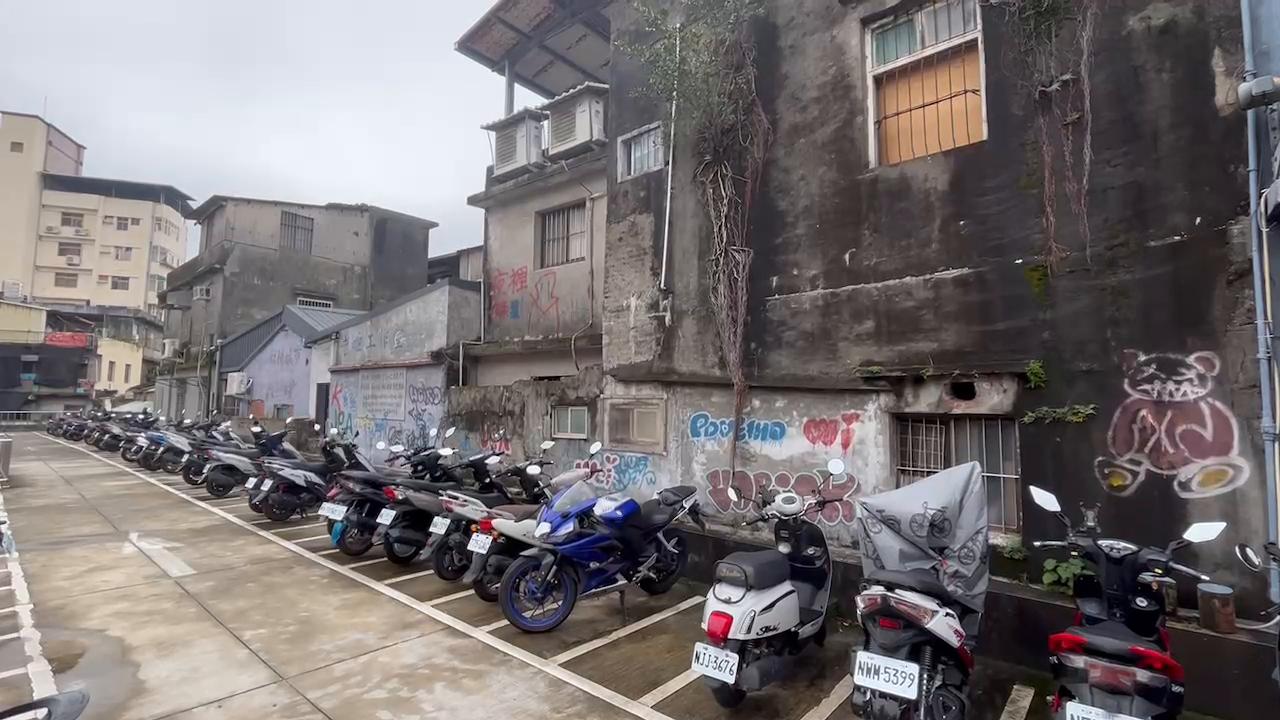
#> input picture frame 16 of 727509325.211333.mp4, 1280 x 720 px, given in place of 727509324.994950.mp4, which was not available
$ python HoughLines.py
#> lines starting #> are read from the running program, lines starting #| are printed output that depends on the picture; pictures that were not available may be replaced by others from this repository, and a replacement may not be noted
import cv2
import numpy as np

# 讀取影片
cap = cv2.VideoCapture("C:/Users/user/Desktop/parking/727509324.994950.mp4")
ret, frame = cap.read()
#> frame is the input picture: shape (720, 1280, 3); mean B, G, R 114.5, 113.2, 118.9
# 成功讀取印true
print("Read frame successfully:", ret)
#| Read frame successfully: True

while cap.isOpened():
    ret, frame = cap.read()
    if not ret:
        break

    # 對影片進行處理灰度轉換
    gray = cv2.cvtColor(frame, cv2.COLOR_BGR2GRAY)
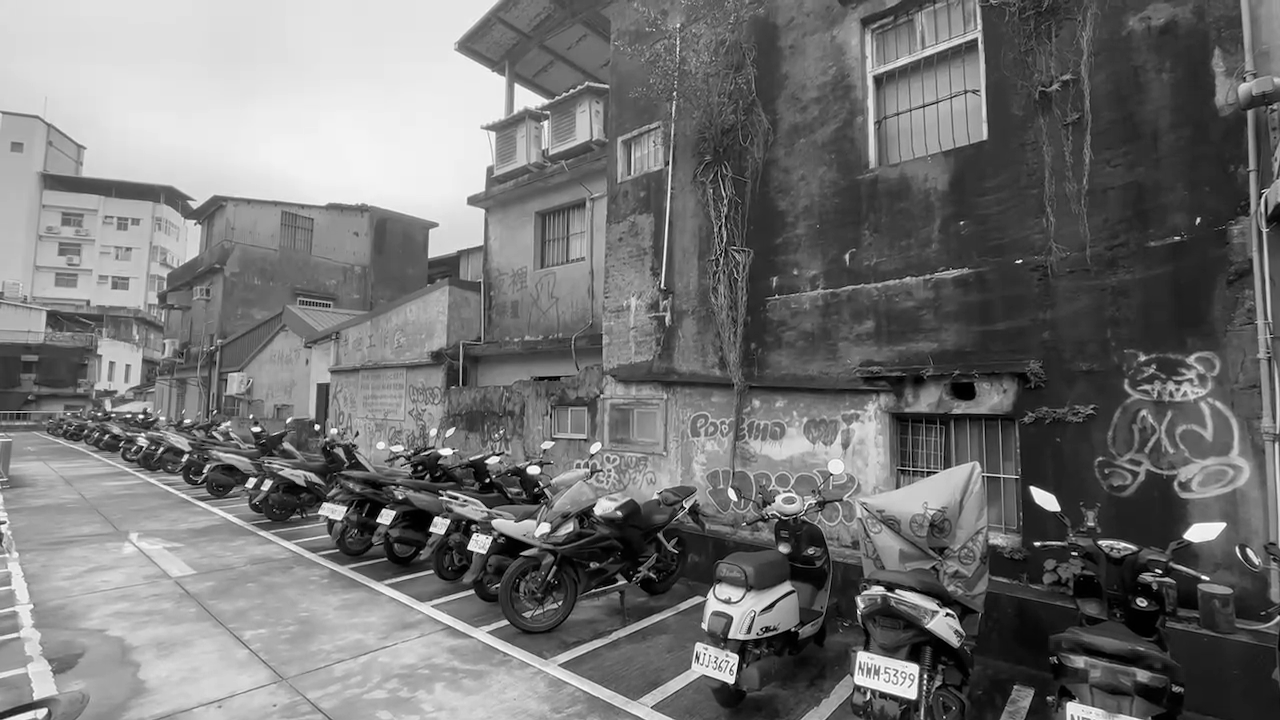
#> gray: shape (720, 1280); min 0, max 255, mean 115.3

    # 使用霍夫變換來檢測直線
    edges = cv2.Canny(gray, 50, 150, apertureSize=3)
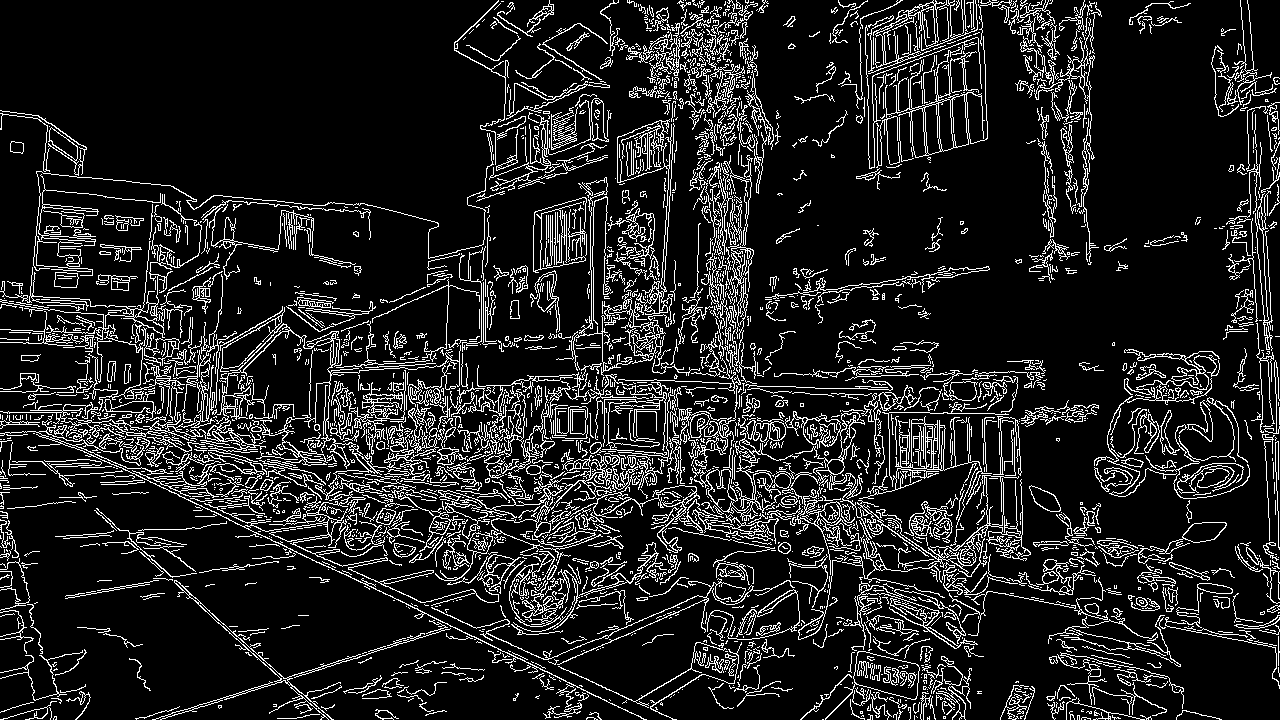
#> edges: shape (720, 1280); 12.9% white in thin lines or dots
    lines = cv2.HoughLines(edges, 1, np.pi / 180, threshold=400)
#> lines = [[391, 1.76]]

    # 畫出檢測到的直線
    if lines is not None:
        for line in lines:  #遍歷檢測到的每條直線。
            rho, theta = line[0]  #轉換成直角座標的兩點 (x1, y1)(x2, y2)
            a = np.cos(theta)
            b = np.sin(theta)
            x0 = a * rho
            y0 = b * rho
            #用來畫直線的起點。
            x1 = int(x0 + 1000 * (-b))
            y1 = int(y0 + 1000 * (a))
            x2 = int(x0 - 1000 *(-b))
            y2 = int(y0 - 1000 * (a))
            cv2.line(frame, (x1, y1), (x2, y2), (0, 255, 0), 2)
#> this loop made 1 pass
#> (rho, theta, a, b, x0, y0, x1, y1) on pass 1: (391, 1.76, -0.191, 0.982, -74.61, 383.8, -1056, 193)
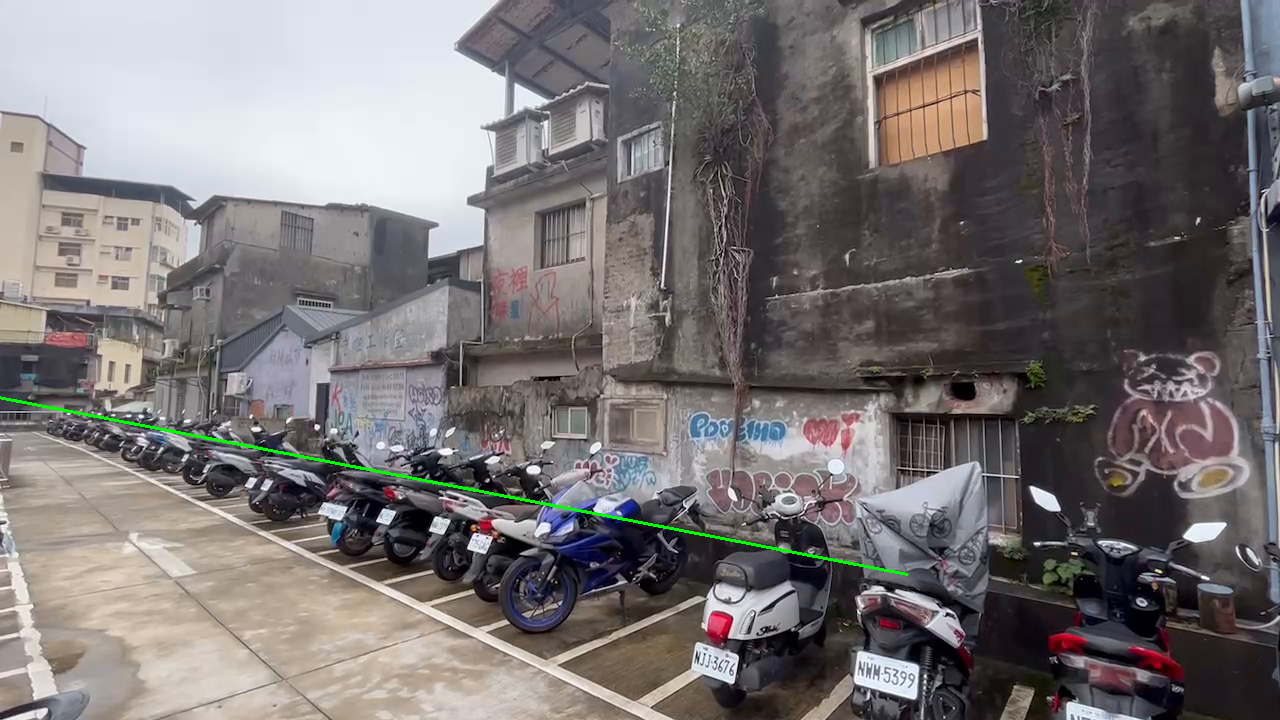
#> frame: shape (720, 1280, 3); mean B, G, R 114.5, 114, 119

    # 顯示處理後的影片
    cv2.imshow('Parking Lot Detection', frame)

    # 'q'退出迴圈 視窗關掉
    key = cv2.waitKey(1)
#> (key q is pressed here)
    if key & 0xFF == ord('q'):
        break


cap.release()
cv2.destroyAllWindows()

$ run again, starting later in the video
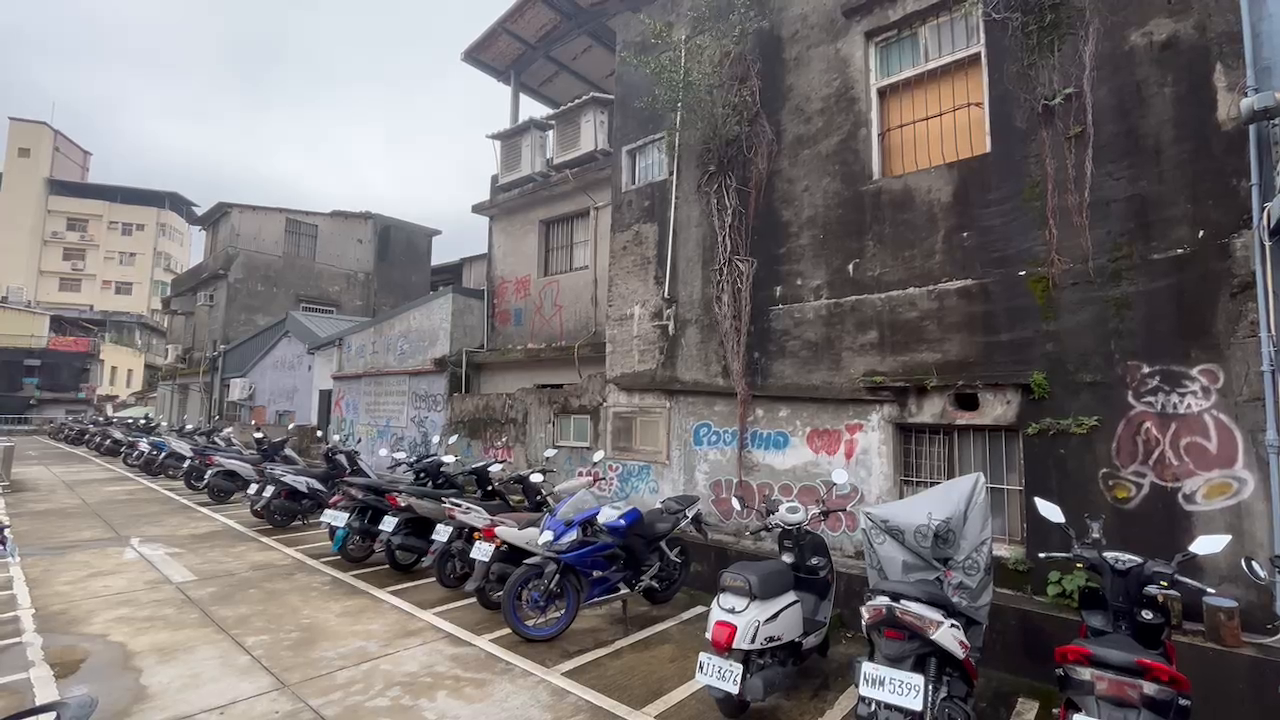
#> input picture frame 72 of 727509325.211333.mp4, 1280 x 720 px, given in place of 727509324.994950.mp4, which was not available
#> frame is the input picture: shape (720, 1280, 3); mean B, G, R 114.7, 113.4, 118.6
#| Read frame successfully: True
#> `edges = cv2.Canny(gray, 50, 150, apertureSize=3)`:
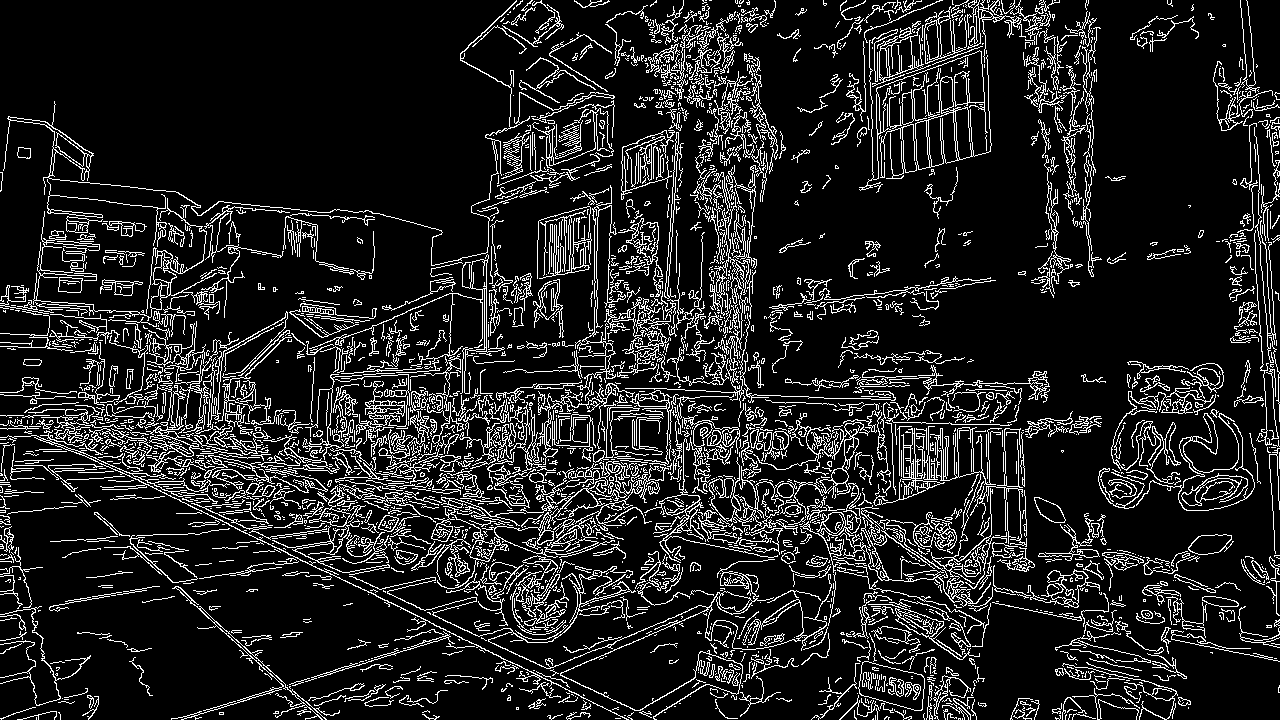
#> edges: shape (720, 1280); 13% white in thin lines or dots
#> lines = [[371, 2.02], [406, 1.75], [374, 2.01]]
#> the loop `for line in lines:` made 3 passes
#> (rho, theta, a, b, x0, y0, x1, y1) on passes 1 to 3: (371, 2.02, -0.438, 0.899, -162.6, 333.5, -1061, -104), (406, 1.75, -0.174, 0.985, -70.5, 399.8, -1055, 226), (374, 2.01, -0.423, 0.906, -158.1, 339, -1064, -83)
#> after the loop `for line in lines:`:
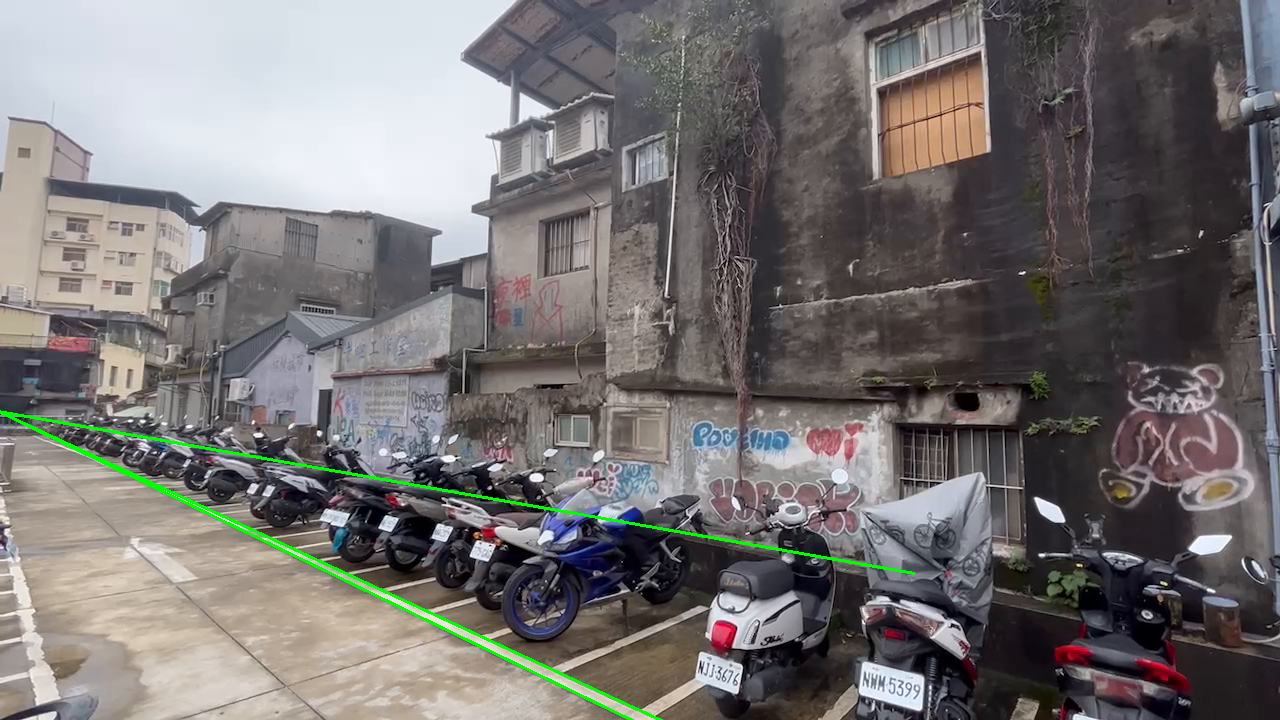
#> frame: shape (720, 1280, 3); mean B, G, R 114, 114.4, 117.8

$ run again, starting later in the video
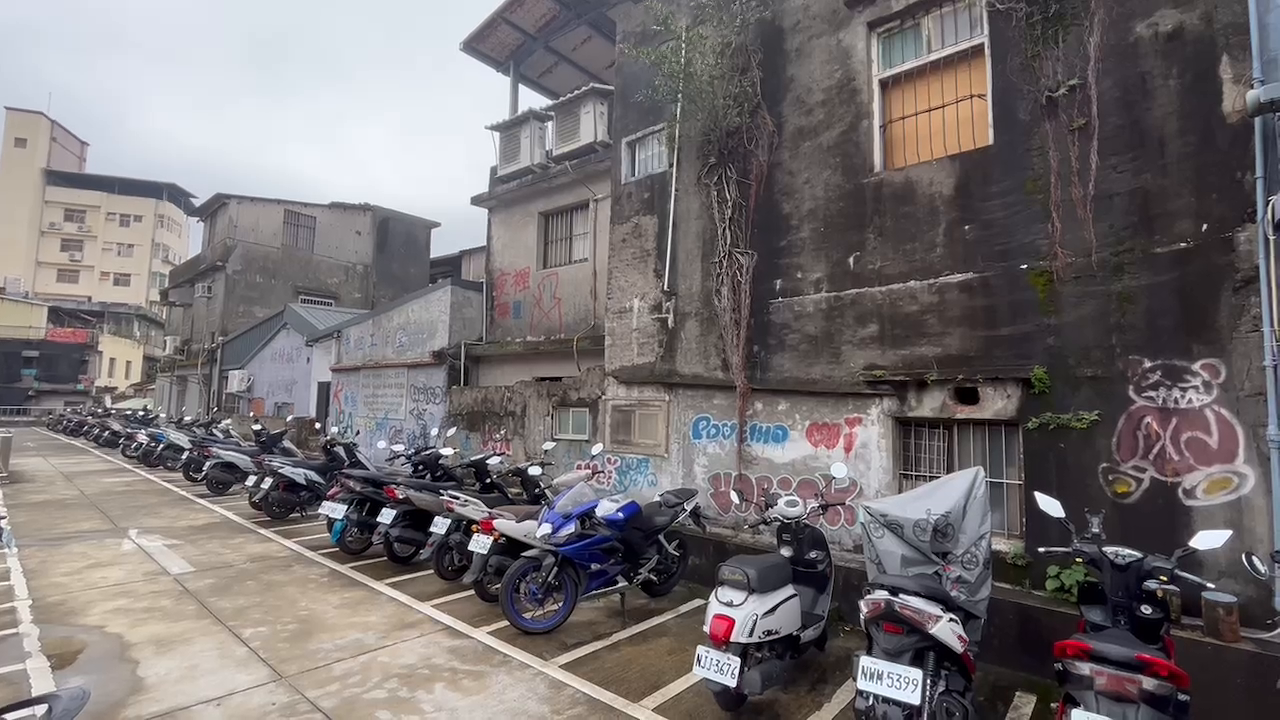
#> input picture frame 128 of 727509325.211333.mp4, 1280 x 720 px, given in place of 727509324.994950.mp4, which was not available
#> frame is the input picture: shape (720, 1280, 3); mean B, G, R 114.2, 112.8, 118.4
#| Read frame successfully: True
#> `edges = cv2.Canny(gray, 50, 150, apertureSize=3)`:
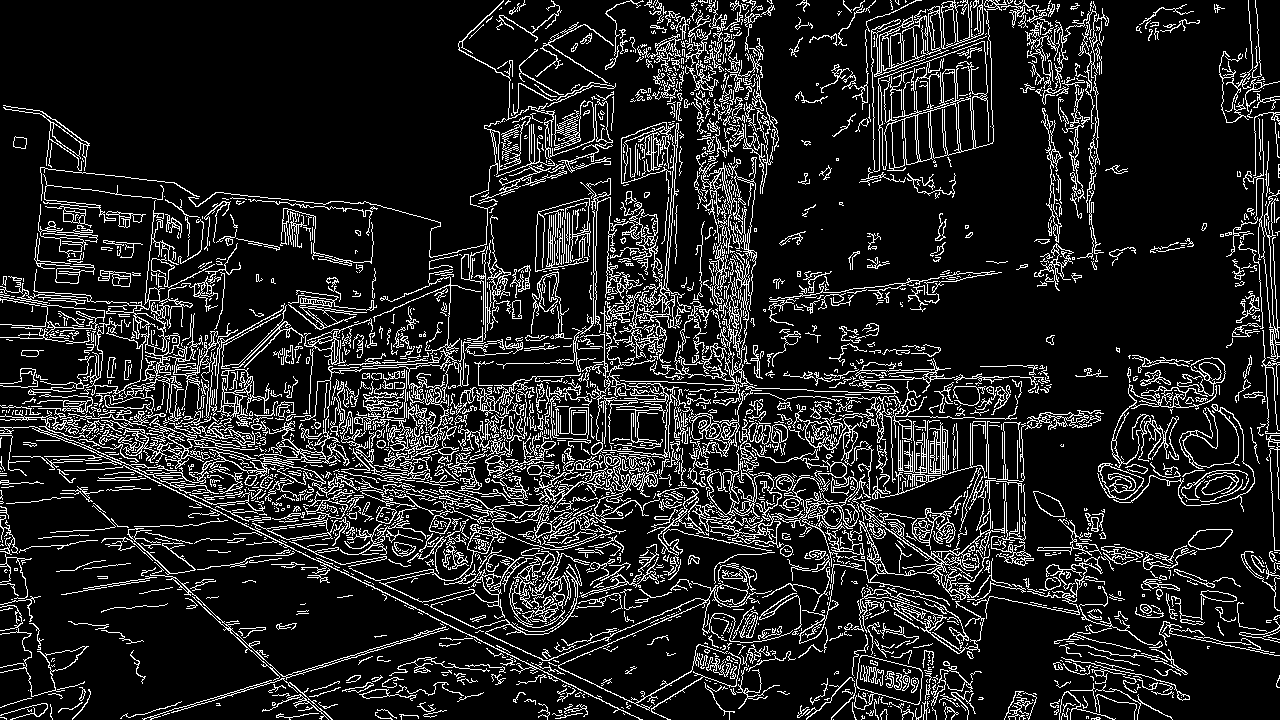
#> edges: shape (720, 1280); 13.6% white in thin lines or dots
#> lines = [[729, 1.27]]
#> the loop `for line in lines:` made 1 pass
#> (rho, theta, a, b, x0, y0, x1, y1) on pass 1: (729, 1.27, 0.292, 0.956, 213.1, 697.1, -743, 989)
#> after the loop `for line in lines:`:
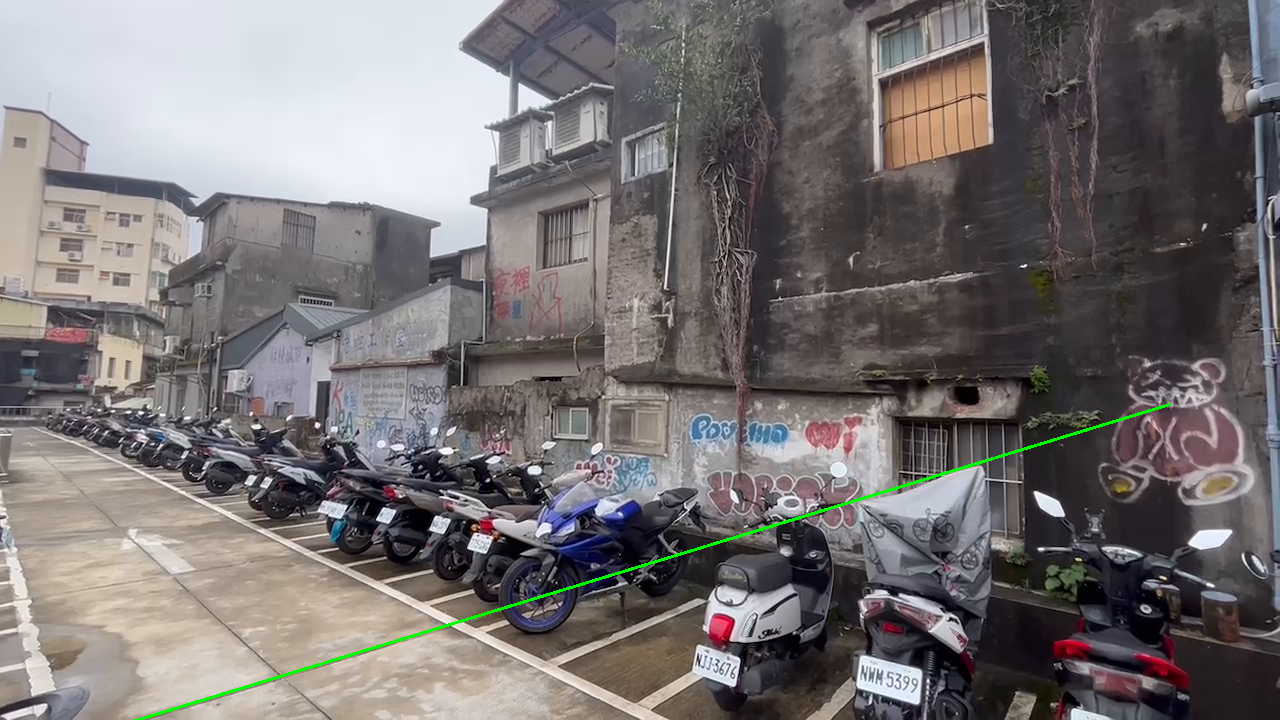
#> frame: shape (720, 1280, 3); mean B, G, R 114.2, 113.7, 118.4
